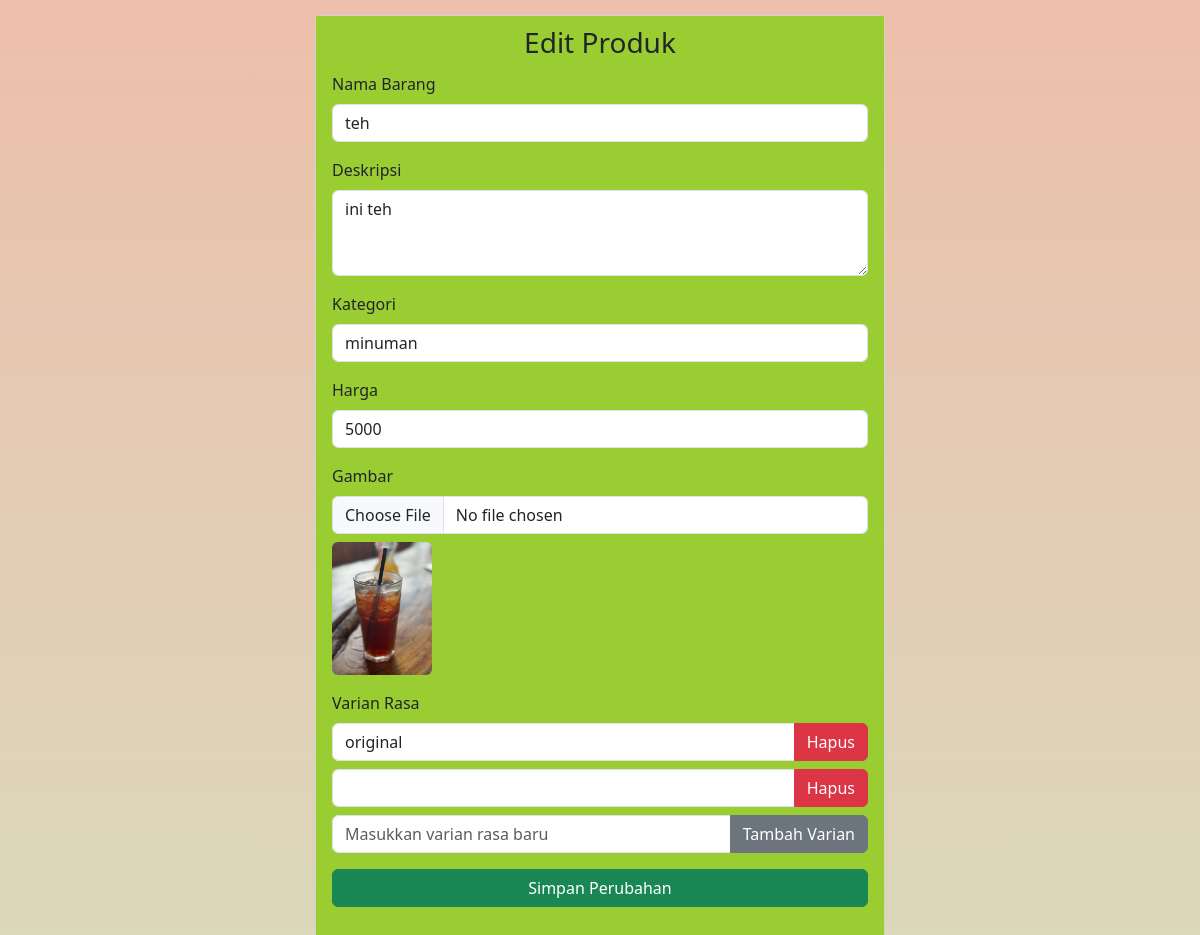
The app's page /halaman/edit.php?id_produk=34 (signed in) with its own data.
### tables this page shows
CREATE TABLE `produk` (
  `id_produk` int(11) NOT NULL,
  `nama` varchar(255) NOT NULL,
  `harga` int(255) NOT NULL,
  `kategori` varchar(255) NOT NULL,
  `deskripsi` text NOT NULL,
  `gambar` varchar(200) NOT NULL,
  `id_kategori` int(11) DEFAULT NULL
);

CREATE TABLE `varian` (
  `id_varian` int(11) NOT NULL,
  `id_produk` int(11) DEFAULT NULL,
  `nama_varian` varchar(255) NOT NULL
);

### halaman/edit.php (the view, shortened to what this page needs)
<?php
require '../connection/koneksi.php';
$id_produk = $_GET['id_produk'];
$query = "SELECT * FROM produk WHERE id_produk = $id_produk";
$result = mysqli_query($conn, $query);
$barang = mysqli_fetch_assoc($result);
$queryVarian = "SELECT * FROM varian WHERE id_produk = $id_produk";
$resultVarian = mysqli_query($conn, $queryVarian);
$varianList = [];
while ($row = mysqli_fetch_assoc($resultVarian)) {
    $varianList[] = $row;
}
?>
<!DOCTYPE html>
<html lang="en">
<head>
    <link rel="stylesheet" href="https://cdn.jsdelivr.net/npm/bootstrap@5.3.2/dist/css/bootstrap.min.css">
    <link rel="stylesheet" href="../style/edit-produk.css">
</head>
<body style="background: linear-gradient(#edbfac, #dbd8bb);">
<div class="container-edit-product">
        <div class="col">
            <div class="card">
                <div class="card-title">
                    <h3 class="text-center">Edit Produk</h3>
                </div>
                <div class="card-body">
                    <form action="" method="post" enctype="multipart/form-data">
                        <div class="mb-3">
                            <label for="nama" class="form-label">Nama Barang</label>
                            <input type="text" class="form-control" name="nama" id="nama" value="<?= $barang['nama']; ?>" required>
                        </div>
                        <div class="mb-3">
                            <label for="deskripsi" class="form-label">Deskripsi</label>
                            <textarea class="form-control" name="deskripsi" id="deskripsi" rows="3" required><?= $barang['deskripsi']; ?></textarea>
                        </div>
                        <div class="mb-3">
                            <label for="kategori" class="form-label">Kategori</label>
                            <input type="text" class="form-control" name="kategori" id="kategori" value="<?= $barang['kategori']; ?>" required>
                        </div>
                        <div class="mb-3">
                            <label for="harga" class="form-label">Harga</label>
                            <input type="number" class="form-control" name="harga" id="harga" value="<?= $barang['harga']; ?>" required>
                        </div>
                        <div class="mb-3">
                            <label for="gambar" class="form-label">Gambar</label>
                            <input type="file" class="form-control" name="gambar" id="gambar" accept=".jpg, .jpeg, .png">
                            <div class="mt-2">
                                <img src="img/<?= $barang['gambar']; ?>" width="100" class="rounded">
                            </div>
                        </div>
                        <div id="varianContainer" class="mb-3">
                            <label class="form-label">Varian Rasa</label>
                            <?php foreach ($varianList as $varian): ?>
                                <div class="input-group mb-2">
                                    <input type="text" name="varian[]" class="form-control" value="<?= htmlspecialchars($varian['nama_varian']); ?>" required>
                                    <button type="button" class="btn btn-danger" onclick="removeVarianField(this)">Hapus</button>
                                </div>
                            <?php endforeach; ?>
                            <div class="input-group mb-2">
                                <input type="text" name="varian[]" class="form-control" placeholder="Masukkan varian rasa baru">
                                <button type="button" class="btn btn-secondary" onclick="addVarianField()">Tambah Varian</button>
                            </div>
                        </div>
                        <div class="d-grid">
                            <button type="submit" name="submit" class="btn btn-success">Simpan Perubahan</button>
                        </div>
                    </form>
                </div>
            </div>
        </div>
</div>
</body>
</html>

### style/edit-produk.css (style rules this page uses)
.container-edit-product { margin: auto; justify-content: center; align-items: center; display: flex; width: 600px; }
.col { width: 50%; float: left; padding: 15px; box-sizing: border-box; }
.card-title { padding-top: 10px; background-color: yellowgreen; height: 50px; justify-content: center; align-items: center; text-align: center; margin-bottom: -10px; }
.card-body { background-color: yellowgreen; }

### records on screen
produk: nama "teh", deskripsi "ini teh", kategori "minuman", harga "5000", gambar (picture)
varian: nama_varian "original"
